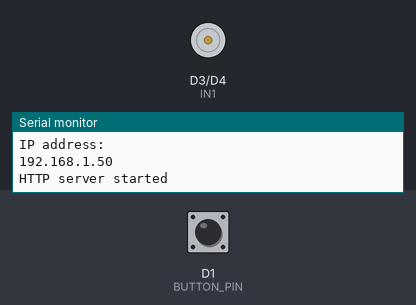
Bench run of a sketch on a simulated ESP8266 (NodeMCU). Shown: motor-driver pin pairs drawn as motors (green arrow = first pin HIGH = forward, orange = second pin HIGH = backward, longer = more drive, scaled by the enable pin), the last lines printed to the serial monitor. Inputs (shaded band) come from the test bench; at power-on: D1 (BUTTON_PIN) HIGH. WiFi joins after 1.5 s; servers stay silent unless stated; uploads are accepted with an empty reply.

Above: at 3.2 s.
3.3 s: D1 (BUTTON_PIN) pulled LOW for 0.15 s
At 4.3 s:
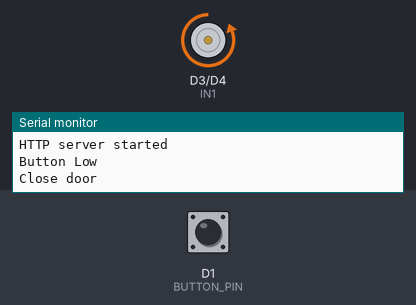
4.9 s: D1 (BUTTON_PIN) pulled LOW for 1 s
At 5.5 s:
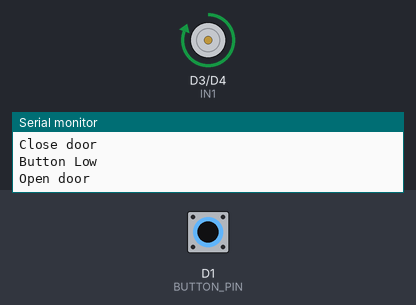
8.9 s: D1 (BUTTON_PIN) pulled LOW for 3.2 s
At 9.7 s:
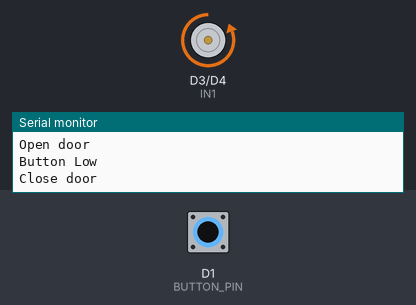
Timing chart, 0 to 11.9 s (numbered marks = the images above; inputs shaded):
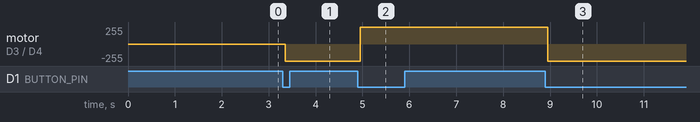

Measured:
- after the input at 3.3 s, motor on D3 (IN1) / D4 (IN2): stopped → backward 255/255 after 0.05 s
- after the input at 4.9 s, motor on D3 (IN1) / D4 (IN2): backward 255/255 → forward 255/255 after 0.05 s
- after the input at 8.9 s, motor on D3 (IN1) / D4 (IN2): forward 255/255 → backward 255/255 after 0.05 s

The sketch:

linear_actuator.ino
```cpp
#include <ESP8266WiFi.h>
#include <ESP8266WiFiMulti.h>
#include <ESP8266WebServer.h>
#include <ESP8266mDNS.h>
#include <ESP8266HTTPClient.h>

int ENA = 4; //4;
int IN1 = 0; //0;
int IN2 = 2; //2;
int BUTTON_PIN = D1;
int buttonState;
int lastButtonState = LOW;
unsigned long lastDebounceTime = 0;  // the last time the output pin was toggled
unsigned long debounceDelay = 50;    // the debounce time; increase if the output flickers
int statedoor = 1;
#ifndef STASSID
#define STASSID "WIFI_SSID"
#define STAPSK  "WIFI_PASSWORD"
#endif

const char* ssid     = STASSID;
const char* password = STAPSK;

ESP8266WiFiMulti WiFiMulti;
ESP8266WebServer server(80);
void handleRoot() {

Serial.println("Got a Request");
if (server.arg(0)[0] == '1') {
  opendoor();
  urlopen();
  statedoor = 1;
}
if (server.arg(0)[0] == '2') {
  closedoor();
  urlclose();
  statedoor = 0;
}
String msg = "";
msg += "<html><body>\n";
msg += "<h1>Relay Remote</h1>";
msg += "<h2><a href='?a=1'/>Open</a></h2>";
msg += "<h2><a href='?a=2'/>Close</a></h2>";
msg += "</body></html>";
server.send(200, "text/html", msg);
}
void setup() {
  HTTPClient http;
  pinMode(BUTTON_PIN, INPUT_PULLUP);
  Serial.begin(115200);
  pinMode(LED_BUILTIN, OUTPUT);     // Initialize the LED_BUILTIN pin as an output
  pinMode(ENA, OUTPUT);
  pinMode(IN1, OUTPUT);
  pinMode(IN2, OUTPUT);
  WiFi.mode(WIFI_STA);
  WiFiMulti.addAP(ssid, password);
  Serial.print("Wait for WiFi... ");
  while (WiFiMulti.run() != WL_CONNECTED) {
    Serial.print(".");
    delay(500);
  }
  Serial.println("WiFi connected");
  Serial.println("IP address: ");
  Serial.println(WiFi.localIP());
  delay(500);
  server.on("/", handleRoot);
  server.begin();
  Serial.println("HTTP server started");
}

void opendoor() {
  digitalWrite(ENA, HIGH);  // set speed to 200 out of possible range 0~255
  digitalWrite(IN1, HIGH);
  digitalWrite(IN2, LOW);
}
void closedoor() {
  digitalWrite(ENA, HIGH);
  digitalWrite(IN1, LOW);
  digitalWrite(IN2, HIGH);
}
void urlopen() {
  HTTPClient http;
  http.begin("http://192.168.1.248:8080/json.htm?type=command&param=switchlight&idx=475&switchcmd=On");
  int httpCode = http.GET();
  http.end();
}
void urlclose() {
  HTTPClient http;
  http.begin("http://192.168.1.248:8080/json.htm?type=command&param=switchlight&idx=475&switchcmd=Off");
  int httpCode = http.GET();
  http.end();
}
void loop() {
  HTTPClient http;
  server.handleClient();
  int reading = digitalRead(BUTTON_PIN);
  if (reading != lastButtonState) {
    lastDebounceTime = millis();
  }
   if ((millis() - lastDebounceTime) > debounceDelay) {
    if (reading != buttonState) {
      buttonState = reading;
      if (buttonState == LOW) {
        Serial.println("Button Low");
        if (statedoor == 1) {
          closedoor();
          urlclose();
          Serial.println("Close door");
          statedoor = 0;
        } else {
          opendoor();
          urlopen();
          Serial.println("Open door");
          statedoor = 1;
        }
      }
    }
  }
 lastButtonState = reading;
}
```
